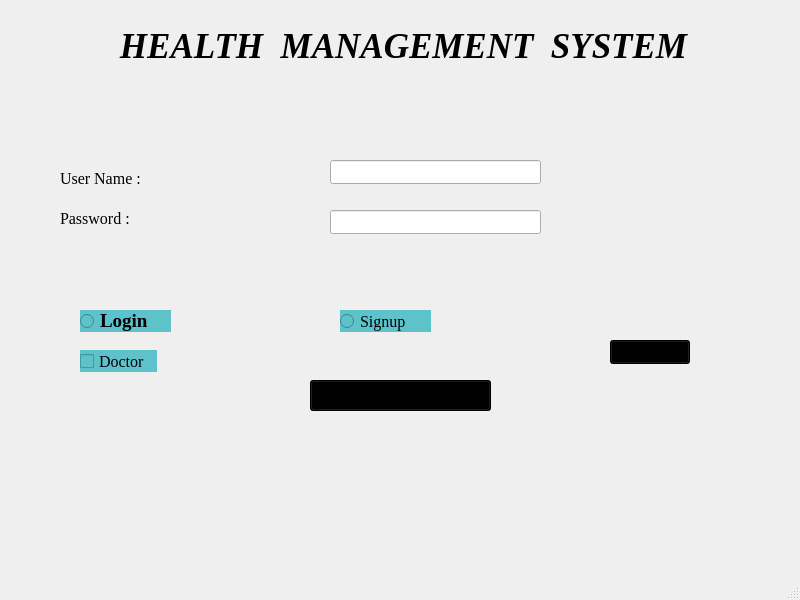
<?xml version="1.0" encoding="UTF-8"?>
<ui version="4.0">
 <class>MainWindow</class>
 <widget class="QMainWindow" name="MainWindow">
  <property name="geometry">
   <rect>
    <x>0</x>
    <y>0</y>
    <width>800</width>
    <height>600</height>
   </rect>
  </property>
  <property name="font">
   <font>
    <family>Times New Roman</family>
    <pointsize>12</pointsize>
   </font>
  </property>
  <property name="windowTitle">
   <string>MainWindow</string>
  </property>
  <widget class="QWidget" name="centralwidget">
   <widget class="QLabel" name="label">
    <property name="geometry">
     <rect>
      <x>108</x>
      <y>30</y>
      <width>591</width>
      <height>31</height>
     </rect>
    </property>
    <property name="font">
     <font>
      <family>Times New Roman</family>
      <pointsize>26</pointsize>
      <italic>true</italic>
      <bold>true</bold>
      <underline>false</underline>
     </font>
    </property>
    <property name="styleSheet">
     <string notr="true">font: 700 italic 26pt &quot;Times New Roman&quot;;
color: rgb(0, 0, 0);</string>
    </property>
    <property name="text">
     <string>HEALTH  MANAGEMENT  SYSTEM</string>
    </property>
    <property name="textFormat">
     <enum>Qt::AutoText</enum>
    </property>
    <property name="alignment">
     <set>Qt::AlignCenter</set>
    </property>
   </widget>
   <widget class="QLabel" name="label_2">
    <property name="geometry">
     <rect>
      <x>60</x>
      <y>170</y>
      <width>111</width>
      <height>16</height>
     </rect>
    </property>
    <property name="styleSheet">
     <string notr="true">font: 700 14pt &quot;Times New Roman&quot;;
color: rgb(0, 0, 0);</string>
    </property>
    <property name="text">
     <string>User Name :</string>
    </property>
   </widget>
   <widget class="QLabel" name="label_3">
    <property name="geometry">
     <rect>
      <x>60</x>
      <y>210</y>
      <width>91</width>
      <height>16</height>
     </rect>
    </property>
    <property name="styleSheet">
     <string notr="true">font: 700 14pt &quot;Times New Roman&quot;;
color: rgb(0, 0, 0);</string>
    </property>
    <property name="text">
     <string>Password : </string>
    </property>
   </widget>
   <widget class="QLineEdit" name="usr_name">
    <property name="geometry">
     <rect>
      <x>330</x>
      <y>160</y>
      <width>211</width>
      <height>24</height>
     </rect>
    </property>
   </widget>
   <widget class="QLineEdit" name="usr_paswd">
    <property name="geometry">
     <rect>
      <x>330</x>
      <y>210</y>
      <width>211</width>
      <height>24</height>
     </rect>
    </property>
    <property name="echoMode">
     <enum>QLineEdit::Password</enum>
    </property>
   </widget>
   <widget class="QRadioButton" name="radioButton">
    <property name="geometry">
     <rect>
      <x>80</x>
      <y>310</y>
      <width>91</width>
      <height>22</height>
     </rect>
    </property>
    <property name="font">
     <font>
      <family>Times New Roman</family>
      <pointsize>14</pointsize>
      <italic>false</italic>
      <bold>true</bold>
     </font>
    </property>
    <property name="styleSheet">
     <string notr="true">font: 700 14pt &quot;Times New Roman&quot;;
background-color: rgb(94, 194, 203);
color: rgb(0, 0, 0);</string>
    </property>
    <property name="text">
     <string>Login</string>
    </property>
   </widget>
   <widget class="QRadioButton" name="radioButton_2">
    <property name="geometry">
     <rect>
      <x>340</x>
      <y>310</y>
      <width>91</width>
      <height>22</height>
     </rect>
    </property>
    <property name="styleSheet">
     <string notr="true">font: 700 14pt &quot;Times New Roman&quot;;
background-color: rgb(94, 194, 203);
color: rgb(0, 0, 0);</string>
    </property>
    <property name="text">
     <string>Signup</string>
    </property>
   </widget>
   <widget class="QPushButton" name="pushButton">
    <property name="geometry">
     <rect>
      <x>610</x>
      <y>340</y>
      <width>80</width>
      <height>24</height>
     </rect>
    </property>
    <property name="styleSheet">
     <string notr="true">font: 12pt &quot;Times New Roman&quot;;
background-color: rgb(0, 0, 0);</string>
    </property>
    <property name="text">
     <string>Enter</string>
    </property>
   </widget>
   <widget class="QCheckBox" name="radioButton_3">
    <property name="geometry">
     <rect>
      <x>80</x>
      <y>350</y>
      <width>77</width>
      <height>22</height>
     </rect>
    </property>
    <property name="styleSheet">
     <string notr="true">font: 700 14pt &quot;Times New Roman&quot;;
background-color: rgb(94, 194, 203);
color: rgb(0, 0, 0);</string>
    </property>
    <property name="text">
     <string>Doctor</string>
    </property>
   </widget>
   <widget class="QPushButton" name="pushButton_2">
    <property name="geometry">
     <rect>
      <x>310</x>
      <y>380</y>
      <width>181</width>
      <height>31</height>
     </rect>
    </property>
    <property name="styleSheet">
     <string notr="true">font: 12pt &quot;Times New Roman&quot;;
background-color: rgb(0, 0, 0);</string>
    </property>
    <property name="text">
     <string>First Aid Handbook</string>
    </property>
   </widget>
   <widget class="QLabel" name="label_4">
    <property name="geometry">
     <rect>
      <x>-210</x>
      <y>-160</y>
      <width>1181</width>
      <height>991</height>
     </rect>
    </property>
    <property name="styleSheet">
     <string notr="true">image: url(:/res/GettyImages-1036290704_2400-a0add133324a4892b365358ab661634e.jpg);</string>
    </property>
    <property name="text">
     <string/>
    </property>
   </widget>
   <zorder>label_4</zorder>
   <zorder>label</zorder>
   <zorder>label_2</zorder>
   <zorder>label_3</zorder>
   <zorder>usr_name</zorder>
   <zorder>usr_paswd</zorder>
   <zorder>radioButton</zorder>
   <zorder>radioButton_2</zorder>
   <zorder>pushButton</zorder>
   <zorder>radioButton_3</zorder>
   <zorder>pushButton_2</zorder>
  </widget>
  <widget class="QStatusBar" name="statusbar"/>
 </widget>
 <resources/>
 <connections/>
</ui>
